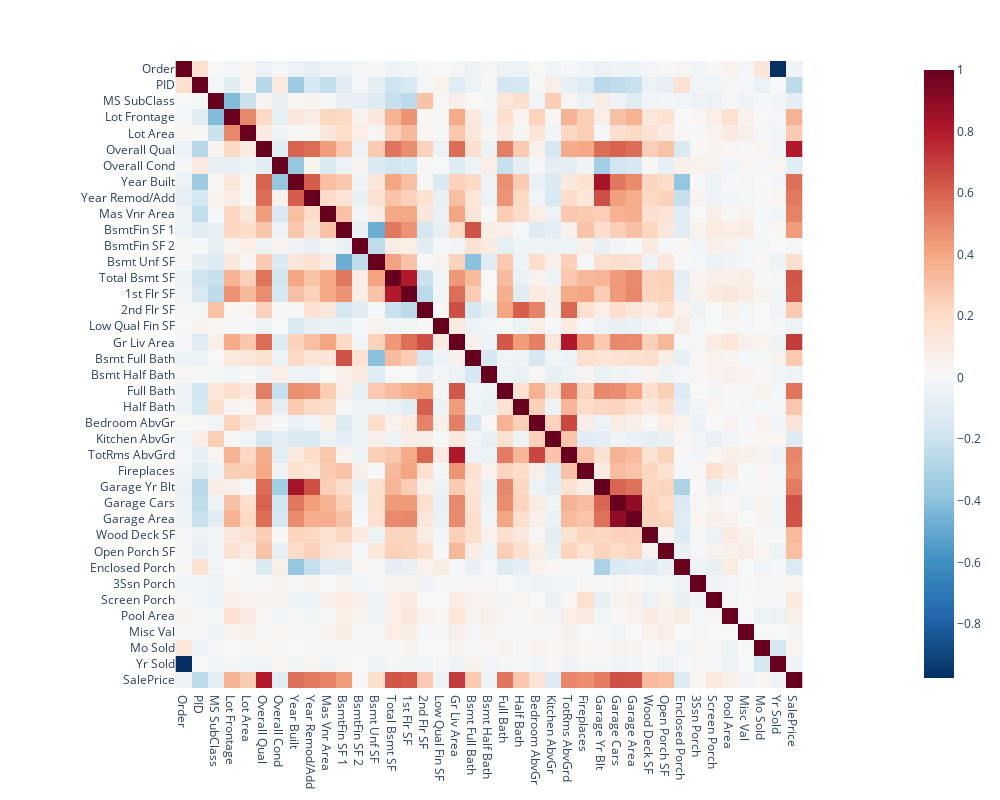

Notebook cell for this chart:
### Code cell
# heatmap and correlations
fig=px.imshow(df.corr(), width=1000, height=800, color_continuous_scale='RdBu_r')

fig.show()

### Figure 1 — Plotly figure (JSON) as saved in the notebook; plotly's stock layout.template omitted (floating-point values rounded to 4 significant figures; data arrays with more than 128 entries replaced by an {"elided": "..."} marker saying what was removed)
{"data": [{"coloraxis": "coloraxis", "hovertemplate": "x: %{x}<br>y: %{y}<br>color: %{z}<extra></extra>", "type": "heatmap", "x": ["Order", "PID", "MS SubClass", "Lot Frontage", "Lot Area", "Overall Qual", "Overall Cond", "Year Built", "Year Remod/Add", "Mas Vnr Area", "BsmtFin SF 1", "BsmtFin SF 2", "Bsmt Unf SF", "Total Bsmt SF", "1st Flr SF", "2nd Flr SF", "Low Qual Fin SF", "Gr Liv Area", "Bsmt Full Bath", "Bsmt Half Bath", "Full Bath", "Half Bath", "Bedroom AbvGr", "Kitchen AbvGr", "TotRms AbvGrd", "Fireplaces", "Garage Yr Blt", "Garage Cars", "Garage Area", "Wood Deck SF", "Open Porch SF", "Enclosed Porch", "3Ssn Porch", "Screen Porch", "Pool Area", "Misc Val", "Mo Sold", "Yr Sold", "SalePrice"], "y": ["Order", "PID", "MS SubClass", "Lot Frontage", "Lot Area", "Overall Qual", "Overall Cond", "Year Built", "Year Remod/Add", "Mas Vnr Area", "BsmtFin SF 1", "BsmtFin SF 2", "Bsmt Unf SF", "Total Bsmt SF", "1st Flr SF", "2nd Flr SF", "Low Qual Fin SF", "Gr Liv Area", "Bsmt Full Bath", "Bsmt Half Bath", "Full Bath", "Half Bath", "Bedroom AbvGr", "Kitchen AbvGr", "TotRms AbvGrd", "Fireplaces", "Garage Yr Blt", "Garage Cars", "Garage Area", "Wood Deck SF", "Open Porch SF", "Enclosed Porch", "3Ssn Porch", "Screen Porch", "Pool Area", "Misc Val", "Mo Sold", "Yr Sold", "SalePrice"], "z": {"elided": "39x39 float values"}}], "layout": {"coloraxis": {"colorscale": [[0, "rgb(5,48,97)"], [0.1, "rgb(33,102,172)"], [0.2, "rgb(67,147,195)"], [0.3, "rgb(146,197,222)"], [0.4, "rgb(209,229,240)"], [0.5, "rgb(247,247,247)"], [0.6, "rgb(253,219,199)"], [0.7, "rgb(244,165,130)"], [0.8, "rgb(214,96,77)"], [0.9, "rgb(178,24,43)"], [1, "rgb(103,0,31)"]]}, "height": 800, "margin": {"t": 60}, "width": 1000, "xaxis": {"constrain": "domain", "scaleanchor": "y"}, "yaxis": {"autorange": "reversed", "constrain": "domain"}}}
